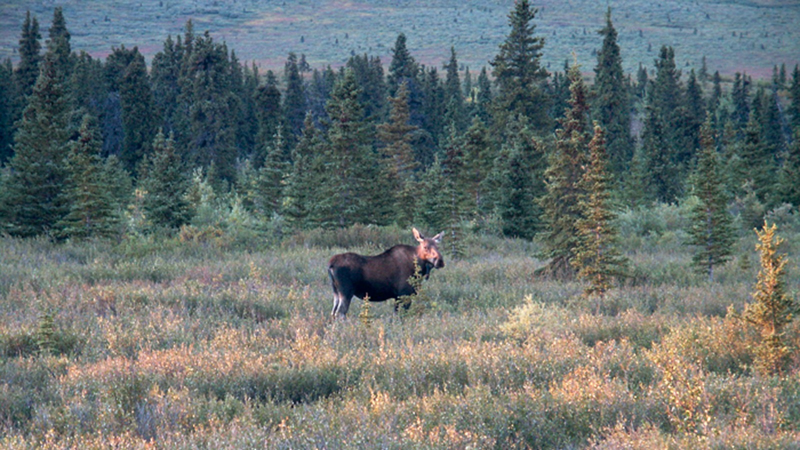
#> input picture kijang.jpeg, 1600 x 900 px (shown at 1/2 size)
$ jupyter execute Untitled.ipynb
#> lines starting #> are read from the running program, lines starting #| are printed output that depends on the picture
[cell 1]
#202331307_Dimas Dwi Al Bukhori
import numpy as np
import matplotlib.pyplot as plt
import cv2 as cv

[cell 2]
#202331307_Dimas Dwi Al Bukhori
image = cv.imread("kijang.jpeg")
#> image is the input picture: shape (900, 1600, 3); mean B, G, R 110.7, 112.2, 103.1

[cell 3]
#202331307_Dimas Dwi Al Bukhori
cv.imshow("Gambar kijang", image)
cv.waitKey(0)
cv.destroyAllWindows()

[cell 4]
#202331307_Dimas Dwi Al Bukhori
gray = cv.cvtColor(image, cv.COLOR_BGR2GRAY)
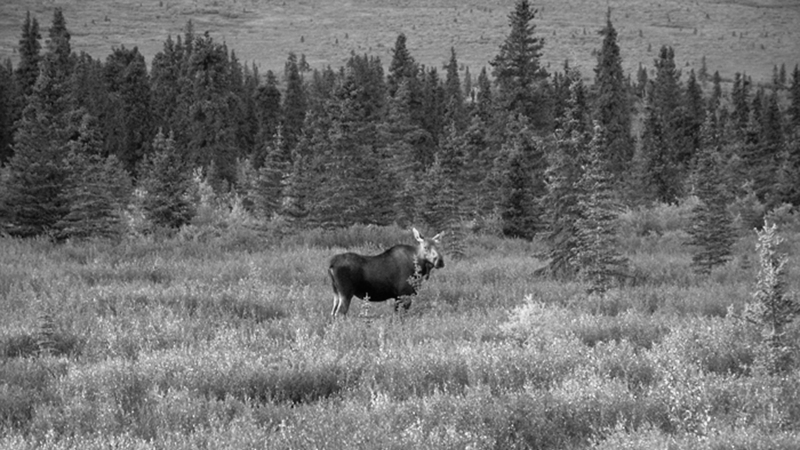
#> gray: shape (900, 1600) (shown at 1/2 size); min 1, max 255, mean 109.3
edges = cv.Canny(image,75,150)
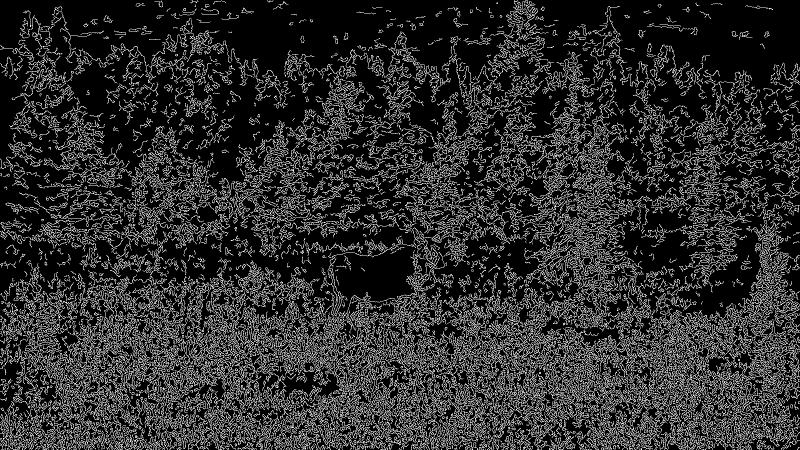
#> edges: shape (900, 1600) (shown at 1/2 size); 18% white in thin lines or dots

cv.imshow("Gambar kijang", image)
cv.waitKey(0)
cv.destroyAllWindows()

[cell 5]
#202331307_Dimas Dwi Al Bukhori
fig, axs = plt.subplots(1,2,figsize = (10,10))
axs = axs.ravel()

axs[0].imshow(gray, cmap="gray")
axs[0].set_title("Gambar Asli")

axs[1].imshow(edges, cmap="gray")
axs[1].set_title("Gambar Edges")
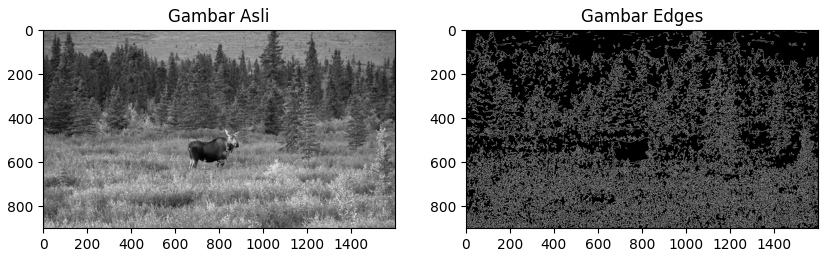
#> figure drawn by matplotlib, 2 panels

[cell 6]
#202331307_Dimas Dwi Al Bukhori
lines = cv.HoughLinesP(edges,1,np.pi/180,30,maxLineGap=250)
#> lines = 926 rows, first 6: [8, 680, 1596, 791], [0, 643, 1598, 754], [11, 747, 1592, 857], [1, 631, 1589, 714], [0, 867, 1599, 895], [5, 786, 1594, 869]
image_line = image.copy()

[cell 7]
#202331307_Dimas Dwi Al Bukhori
for line in lines:
    x1,y1,x2,y2 = line[0]
    cv.line(image_line, (x1,y1),(x2,y2),(100,8,255),1)
#> this loop made 926 passes
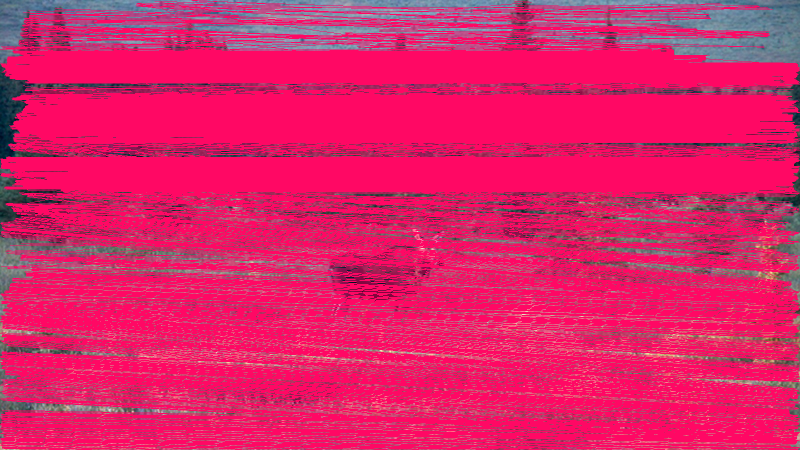
#> image_line: shape (900, 1600, 3) (shown at 1/2 size); mean B, G, R 105.1, 35.6, 218.3

[cell 8]
#202331307_Dimas Dwi Al Bukhori
fig, axs = plt.subplots(1,2,figsize = (10,10))
axs = axs.ravel()

axs[0].imshow(edges, cmap="gray")
axs[0].set_title("Gambar Edges")

axs[1].imshow(image_line, cmap="gray")
axs[1].set_title("Gambar Line")
#> figure, not shown here; B, G, R data is drawn as R, G, B

[cell 9]
#202331307_Dimas Dwi Al Bukhori
import numpy as np
import matplotlib.pyplot as plt
import cv2
img_jalan = cv2.imread("jalan.jpg",0)
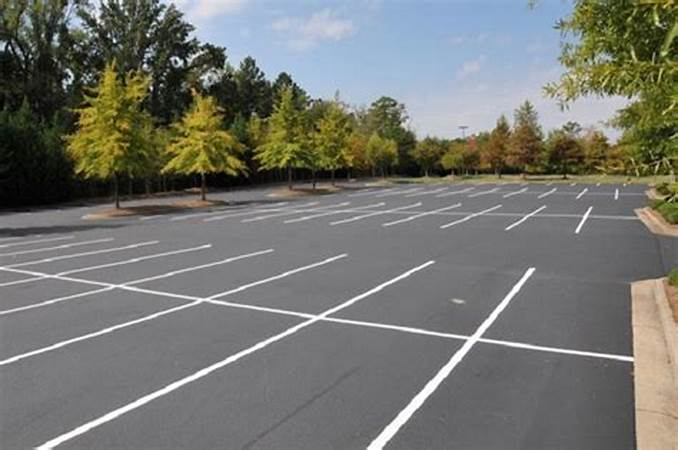
#> input picture jalan.jpg, 678 x 450 px
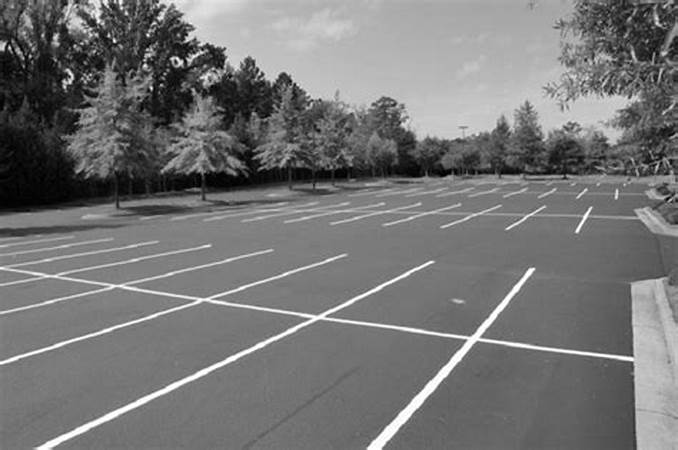
#> img_jalan: shape (450, 678); min 0, max 255, mean 117.2
rows, cols = img_jalan.shape
#> rows = 450; cols = 678
print("IMG SHAPE: ", img_jalan.shape)
#| IMG SHAPE:  (450, 678)

[cell 10]
#202331307_Dimas Dwi Al Bukhori
M = cv2.getRotationMatrix2D(((cols-1)/2.0,(rows-1)/2.0), 45,1)
img_putar = cv2.warpAffine(img_jalan, M, (cols,rows))
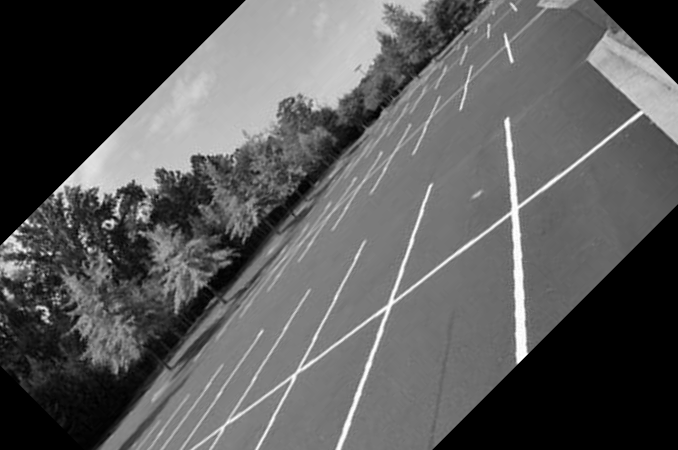
#> img_putar: shape (450, 678); min 0, max 255, mean 89.5

fig, axs = plt.subplots(1,2,figsize = (10,5))
axs = axs.ravel()

axs[0].imshow(img_jalan, cmap="gray")
axs[0].set_title("Gambar Asli")

axs[1].imshow(img_putar, cmap="gray")
axs[1].set_title("Gambar Putar")

for a in axs:
    a.axis('off')

plt.tight_layout()
plt.show()

[cell 11]
#202331307_Dimas Dwi Al Bukhori
from skimage import io,transform

img_jalan2 = io.imread("jalan.jpg")

rotated = transform.rotate(img_jalan2, -15, resize=False)
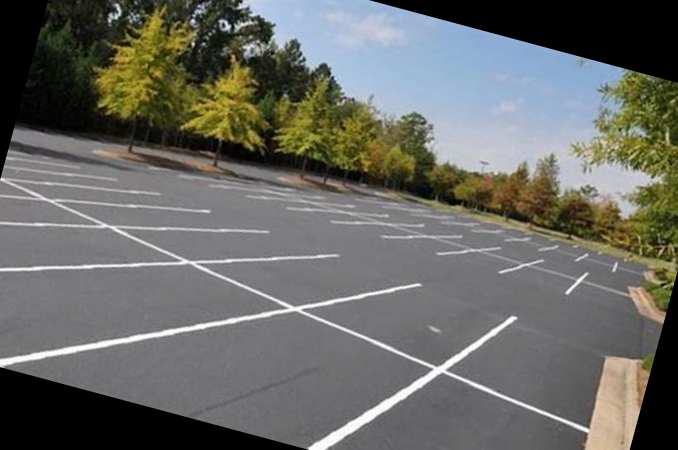
#> rotated: shape (450, 678, 3) float64; mean R, G, B 0.412, 0.416, 0.396
rotated2 = transform.rotate(img_jalan2, -15, resize=True)
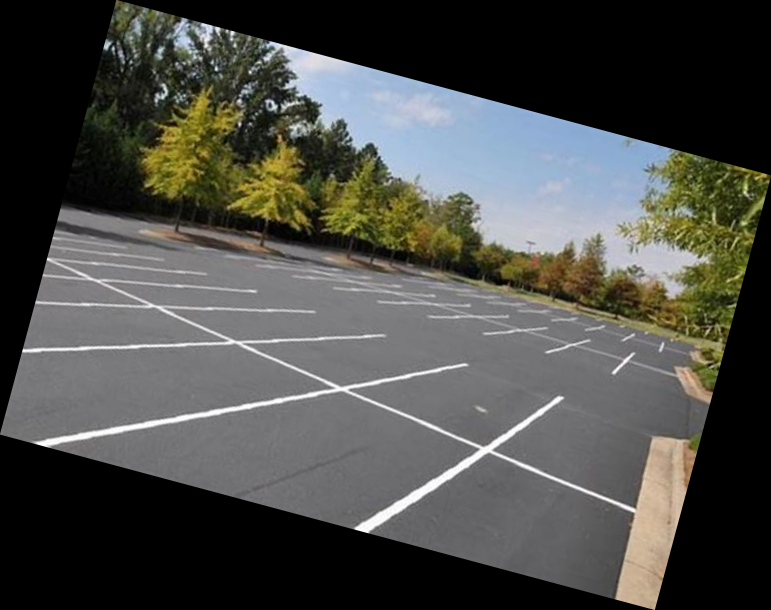
#> rotated2: shape (610, 771, 3) float64; mean R, G, B 0.298, 0.301, 0.285

fig, axs = plt.subplots(1,3,figsize = (10,5))
axs = axs.ravel()

axs[0].imshow(img_jalan2, cmap="gray")
axs[0].set_title("Gambar Asli")

axs[1].imshow(rotated, cmap="gray")
axs[1].set_title("Gambar Putar 1")

axs[2].imshow(rotated2, cmap="gray")
axs[2].set_title("Gambar Putar 2")

for a in axs:
    a.axis('off')

plt.tight_layout()
plt.show()
